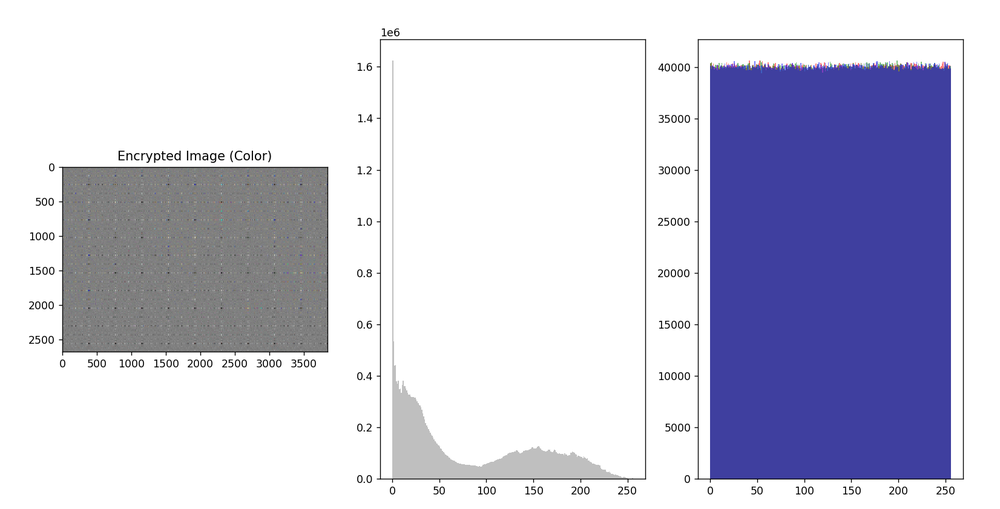
#> input picture histogram.png, 1000 x 509 px, shrunk from 1652 x 841 before the run
$ python code.py
#> lines starting #> are read from the running program, lines starting #| are printed output that depends on the picture
#> the answer given: histogram.png
from PIL import Image
import numpy as np
import hashlib
import matplotlib.pyplot as plt
import time

def fibonacci_sequence(length):
    fib_sequence = [0, 1]
    while len(fib_sequence) < length:
        fib_sequence.append(fib_sequence[-1] + fib_sequence[-2])
    return fib_sequence[:length]

def tribonacci_sequence(length):
    trib_sequence = [0, 1, 2]
    while len(trib_sequence) < length:
        trib_sequence.append(trib_sequence[-1] + trib_sequence[-2] + trib_sequence[-3])
    return trib_sequence[:length]

def generate_key(image_path):
    # Use image path for key generation
    hashed_path = hashlib.sha256(image_path.encode()).digest()
    key = [int.from_bytes(hashed_path[i:i+4], 'big') for i in range(0, 16, 4)]
    return key

def encrypt_image(image_path, key):
#> called with image_path = 'histogram.png'
    image = Image.open(image_path)
#> image is the input picture: PIL image 1000x509 RGBA; mean R, G, B, A 201.2, 201.1, 219.8, 255
    pixels = np.array(image)

    # Confusion phase (Fibonacci transform)
    start_time = time.time()
    for channel in range(pixels.shape[2]):  # For each color channel
        for i in range(pixels.shape[0]):  # For each row
            pixels[i, :, channel] = np.mod(pixels[i, :, channel] + fibonacci_sequence(pixels.shape[1]), 256)
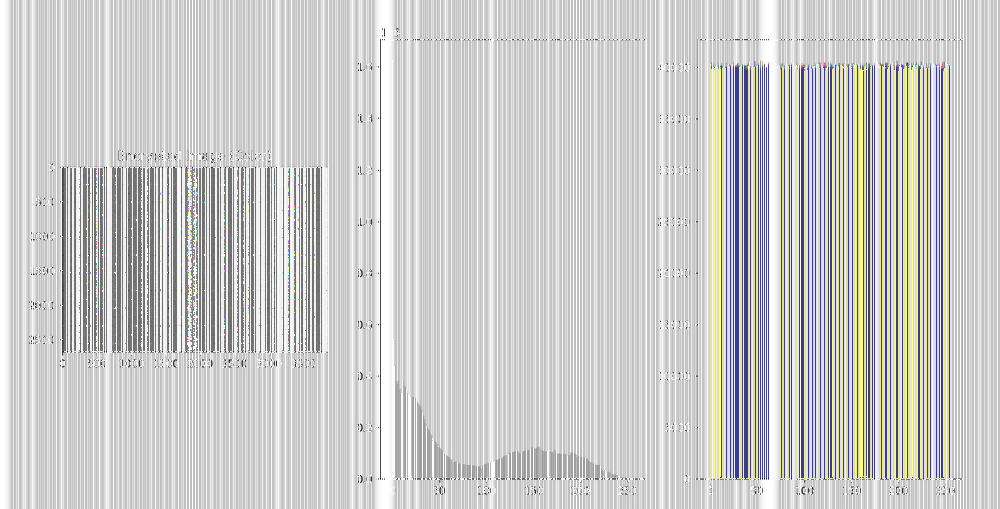
#> pixels: shape (509, 1000, 4); mean R, G, B, A 125.4, 125.4, 126.3, 125.4; transparent parts drawn white

    # Diffusion phase (Tribonacci transform)
    for channel in range(pixels.shape[2]):  # For each color channel
        for i in range(pixels.shape[1]):  # For each column
            pixels[:, i, channel] = np.mod(pixels[:, i, channel] + tribonacci_sequence(pixels.shape[0]), 256)
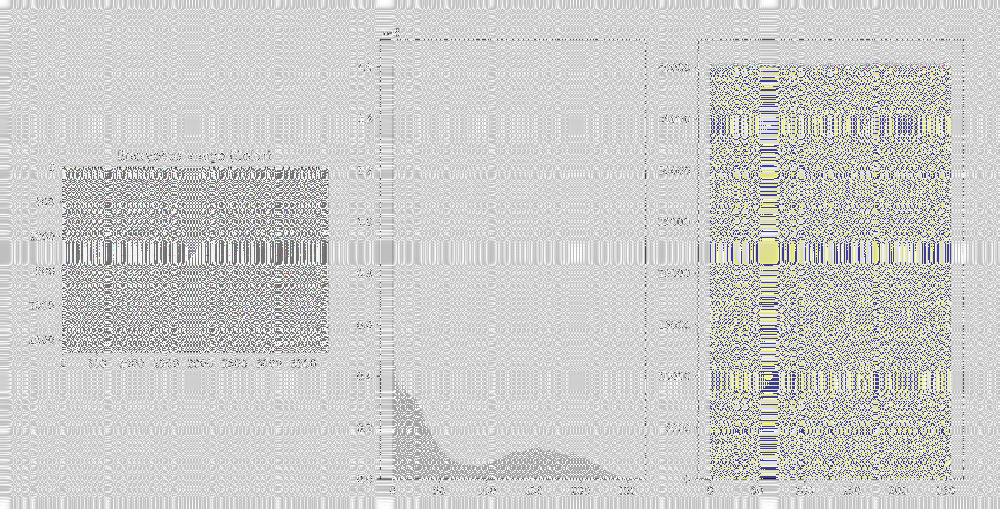
#> pixels: shape (509, 1000, 4); mean R, G, B, A 127.6, 127.6, 127.5, 127.5; transparent parts drawn white
    end_time = time.time()

    encrypted_image = Image.fromarray(pixels.astype('uint8'))
    encrypted_image.save('encrypted_image_color.png')

    return encrypted_image, end_time - start_time

def decrypt_image(encrypted_image, key):
    pixels = np.array(encrypted_image)

    # Inverse Diffusion phase (Inverse Tribonacci transform)
    for channel in range(pixels.shape[2]):  # For each color channel
        for i in range(pixels.shape[1]):  # For each column
            pixels[:, i, channel] = np.mod(pixels[:, i, channel] - tribonacci_sequence(pixels.shape[0]), 256)

    # Inverse Confusion phase (Inverse Fibonacci transform)
    for channel in range(pixels.shape[2]):  # For each color channel
        for i in range(pixels.shape[0]):  # For each row
            pixels[i, :, channel] = np.mod(pixels[i, :, channel] - fibonacci_sequence(pixels.shape[1]), 256)

    decrypted_image = Image.fromarray(pixels.astype('uint8'))
    decrypted_image.save('decrypted_image_color.png')

    return decrypted_image

if __name__ == "__main__":
    image_path = input("Enter the path of the color image: ").replace('"', '')

    # Generate key using SHA-256
    key = generate_key(image_path)
    print("Generated Key:", key)

    # Encryption
    encrypted_image, encryption_time = encrypt_image(image_path, key)

    # Display encrypted image
    plt.subplot(1, 3, 1)
    plt.imshow(encrypted_image)
    plt.title('Encrypted Image (Color)')

    # Histogram analysis for original image
    plt.subplot(1, 3, 2)
    plt.hist(np.array(Image.open(image_path)).ravel(), bins=256, range=[0, 256], color='gray', alpha=0.5, label='Original')

    # Histogram analysis for encrypted image
    for channel, color in enumerate('rgb'):
        plt.subplot(1, 3, 3)
        plt.hist(np.array(encrypted_image)[:, :, channel].ravel(), bins=256, range=[0, 256], color=color, alpha=0.5, label=color.capitalize())

    plt.show()
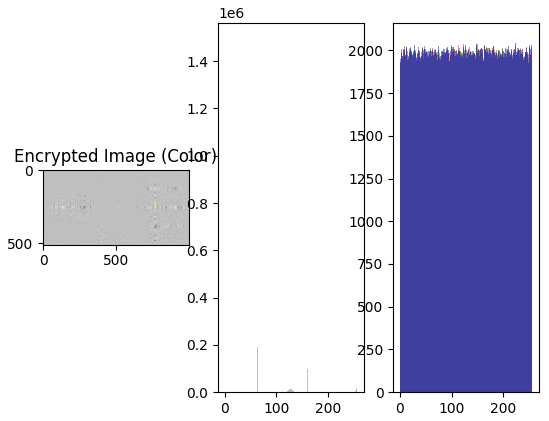
#> figure drawn by matplotlib, 3 panels; panel 2: tallest bar 1488736 high, from x = 255 to 256; panel 3: tallest bar 2059 high, from x = 137 to 138; panel 3: tallest bar 2055 high, from x = 137 to 138; panel 3: tallest bar 2051 high, from x = 79 to 80

    encrypted_image.save('decrypted_image_color.png')
    print("Encrypted image saved as 'encrypted_image_color.png'")
    print("Decrypted image saved as 'decrypted_image_color.png'")

    # Calculate average execution time
    average_time = (encryption_time) / 2
    print(f"Average Encryption Time: {average_time:.4f} seconds")
#| Average Encryption Time: 1.6240 seconds
